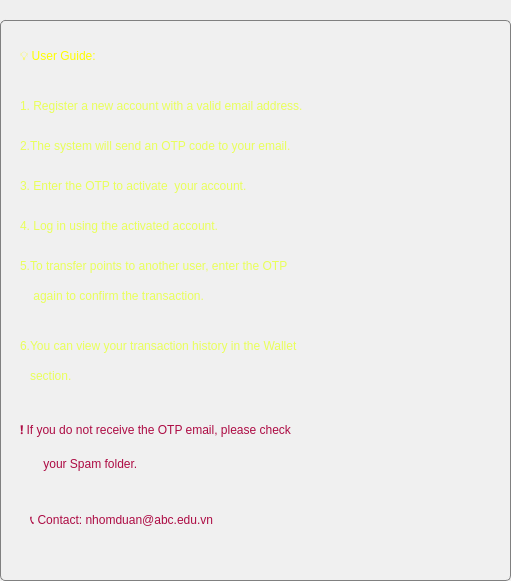
<?xml version="1.0" encoding="UTF-8"?>
<ui version="4.0">
 <class>Help1</class>
 <widget class="QDialog" name="Help1">
  <property name="geometry">
   <rect>
    <x>0</x>
    <y>0</y>
    <width>511</width>
    <height>581</height>
   </rect>
  </property>
  <property name="windowTitle">
   <string>Dialog</string>
  </property>
  <widget class="QGroupBox" name="groupBox">
   <property name="geometry">
    <rect>
     <x>0</x>
     <y>0</y>
     <width>511</width>
     <height>581</height>
    </rect>
   </property>
   <property name="styleSheet">
    <string notr="true">QGroupBox {
    background-color: #f0f0f0;
    color: #333;
    border: 1px solid gray;
    border-radius: 5px;
    margin-top: 20px; /* cách tiêu đề với khung */
}

QGroupBox::title {
    subcontrol-origin: margin;
    subcontrol-position: top center; /* có thể là top left, top right */
    padding: 0 3px;
    background-color: #d0d0d0;
    color: #000;
}
</string>
   </property>
   <property name="title">
    <string/>
   </property>
   <widget class="QLabel" name="label">
    <property name="geometry">
     <rect>
      <x>-10</x>
      <y>0</y>
      <width>521</width>
      <height>581</height>
     </rect>
    </property>
    <property name="styleSheet">
     <string notr="true">background-image: url(:/form/picture/xanhdatroi3.jpg);</string>
    </property>
    <property name="text">
     <string/>
    </property>
   </widget>
   <widget class="QLabel" name="label_2">
    <property name="geometry">
     <rect>
      <x>20</x>
      <y>40</y>
      <width>181</width>
      <height>31</height>
     </rect>
    </property>
    <property name="styleSheet">
     <string notr="true">font: 600 14pt &quot;Segoe UI&quot;;
color: rgb(255, 255, 0);</string>
    </property>
    <property name="text">
     <string>💡 User Guide:</string>
    </property>
   </widget>
   <widget class="QLabel" name="label_3">
    <property name="geometry">
     <rect>
      <x>20</x>
      <y>90</y>
      <width>471</width>
      <height>31</height>
     </rect>
    </property>
    <property name="styleSheet">
     <string notr="true">font: 12pt &quot;Segoe UI&quot;;

color: rgb(233, 255, 90);</string>
    </property>
    <property name="text">
     <string>1. Register a new account with a valid email address.</string>
    </property>
   </widget>
   <widget class="QLabel" name="label_5">
    <property name="geometry">
     <rect>
      <x>20</x>
      <y>130</y>
      <width>471</width>
      <height>31</height>
     </rect>
    </property>
    <property name="styleSheet">
     <string notr="true">font: 12pt &quot;Segoe UI&quot;;

color: rgb(233, 255, 90);</string>
    </property>
    <property name="text">
     <string>2.The system will send an OTP code to your email.</string>
    </property>
   </widget>
   <widget class="QLabel" name="label_7">
    <property name="geometry">
     <rect>
      <x>20</x>
      <y>170</y>
      <width>431</width>
      <height>31</height>
     </rect>
    </property>
    <property name="styleSheet">
     <string notr="true">font: 12pt &quot;Segoe UI&quot;;

color: rgb(233, 255, 90);</string>
    </property>
    <property name="text">
     <string>3. Enter the OTP to activate  your account.</string>
    </property>
   </widget>
   <widget class="QLabel" name="label_9">
    <property name="geometry">
     <rect>
      <x>20</x>
      <y>210</y>
      <width>351</width>
      <height>31</height>
     </rect>
    </property>
    <property name="styleSheet">
     <string notr="true">font: 12pt &quot;Segoe UI&quot;;

color: rgb(233, 255, 90);</string>
    </property>
    <property name="text">
     <string>4. Log in using the activated account.</string>
    </property>
   </widget>
   <widget class="QLabel" name="label_11">
    <property name="geometry">
     <rect>
      <x>20</x>
      <y>250</y>
      <width>461</width>
      <height>31</height>
     </rect>
    </property>
    <property name="styleSheet">
     <string notr="true">font: 12pt &quot;Segoe UI&quot;;

color: rgb(233, 255, 90);</string>
    </property>
    <property name="text">
     <string>5.To transfer points to another user, enter the OTP</string>
    </property>
   </widget>
   <widget class="QLabel" name="label_12">
    <property name="geometry">
     <rect>
      <x>30</x>
      <y>280</y>
      <width>421</width>
      <height>31</height>
     </rect>
    </property>
    <property name="styleSheet">
     <string notr="true">font: 12pt &quot;Segoe UI&quot;;

color: rgb(233, 255, 90);</string>
    </property>
    <property name="text">
     <string> again to confirm the transaction.</string>
    </property>
   </widget>
   <widget class="QLabel" name="label_13">
    <property name="geometry">
     <rect>
      <x>20</x>
      <y>330</y>
      <width>471</width>
      <height>31</height>
     </rect>
    </property>
    <property name="styleSheet">
     <string notr="true">font: 12pt &quot;Segoe UI&quot;;

color: rgb(233, 255, 90);</string>
    </property>
    <property name="text">
     <string>6.You can view your transaction history in the Wallet </string>
    </property>
   </widget>
   <widget class="QLabel" name="label_14">
    <property name="geometry">
     <rect>
      <x>30</x>
      <y>360</y>
      <width>151</width>
      <height>31</height>
     </rect>
    </property>
    <property name="styleSheet">
     <string notr="true">font: 12pt &quot;Segoe UI&quot;;

color: rgb(233, 255, 90);</string>
    </property>
    <property name="text">
     <string>section.</string>
    </property>
   </widget>
   <widget class="QLabel" name="label_29">
    <property name="geometry">
     <rect>
      <x>20</x>
      <y>420</y>
      <width>471</width>
      <height>20</height>
     </rect>
    </property>
    <property name="styleSheet">
     <string>font: 12pt &quot;Segoe UI&quot;;
color: rgb(173, 12, 68);</string>
    </property>
    <property name="text">
     <string>❗ If you do not receive the OTP email, please check</string>
    </property>
   </widget>
   <widget class="QLabel" name="label_31">
    <property name="geometry">
     <rect>
      <x>30</x>
      <y>510</y>
      <width>341</width>
      <height>20</height>
     </rect>
    </property>
    <property name="styleSheet">
     <string>font: 12pt &quot;Segoe UI&quot;;
color: rgb(173, 12, 68);</string>
    </property>
    <property name="text">
     <string>📞 Contact: nhomduan@abc.edu.vn </string>
    </property>
   </widget>
   <widget class="QLabel" name="label_4">
    <property name="geometry">
     <rect>
      <x>40</x>
      <y>440</y>
      <width>171</width>
      <height>61</height>
     </rect>
    </property>
    <property name="styleSheet">
     <string notr="true">font: 12pt &quot;Segoe UI&quot;;
color: rgb(173, 12, 68);</string>
    </property>
    <property name="text">
     <string> your Spam folder.
</string>
    </property>
   </widget>
  </widget>
 </widget>
 <resources/>
 <connections/>
</ui>
